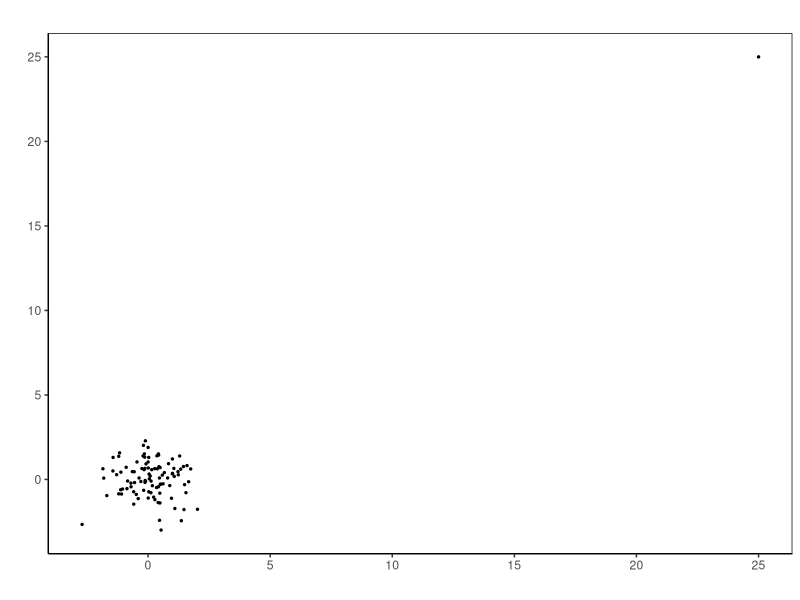
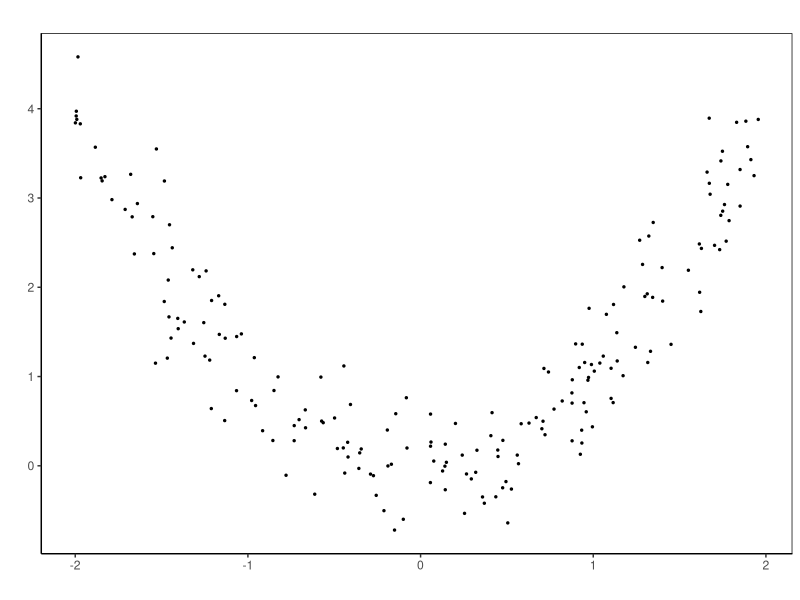

Source code (R) for these figures, in order:
# Setup ----------------------------------------------------------------

library(dplyr)
library(ggplot2)
library(data.table)
library(MASS)

my_seed <- 42


# Outlier Behavior (Figure 1) --------------------------------------------------------

set.seed(my_seed)

n <- 100
z <- mvrnorm(n, mu = c(0, 0), Sigma = matrix(c(1, 0, 0, 1), ncol = 2))
x <- z[, 1]
y <- z[, 2]

# All correlation measures near zero, as sample is drawn from a bivariate normal with rho = 0:
cor(x, y, method = "pearson")
cor(x, y, method = "spearman")
cor(x, y, method = "kendall")

# Large value added (outlier):
x <- append(x, 25)
y <- append(y, 25)

# Pearson detects a linear relationship now; others not that much affected:
cor(x, y, method = "pearson")
cor(x, y, method = "spearman")
cor(x, y, method = "kendall")

data.frame(x = x, y = y) %>% ggplot(aes(x = x, y = y)) +
  geom_point(size = 0.5) +
  theme_classic() +
  theme(panel.border = element_rect(color = "black", fill = NA, size = 0.5)) +
  labs(title = "", x = "", y = "")


# Correlation Coefficients for Nonmonotonic Relationship (Figure 2) ---------------------------------

set.seed(my_seed)

n <- 200
mean_x <- 0
sd_x <- sqrt(1)
mean_epsilon <- 0
sd_epsilon <- sqrt(0.2)

x <- runif(n, -2, 2)
epsilon <- rnorm(n, mean = mean_epsilon, sd = sd_epsilon)
y <- x^2 + epsilon

# Correlation coefficients close to 0 due to symmetry (nonmonotonic relationship):
cor(x, y, method = "pearson")
cor(x, y, method = "spearman")
cor(x, y, method = "kendall")

# Check correlation on positive/negative x-axis. Positive on the positive axis and vice versa:
df_positive <- data.frame(x = x, y = y) %>% dplyr::filter(x > 0)
df_negative <- data.frame(x = x, y = y) %>% dplyr::filter(x < 0)

cor(df_positive[, 1], df_positive[, 2], method = "pearson")
cor(df_positive[, 1], df_positive[, 2], method = "spearman")
cor(df_positive[, 1], df_positive[, 2], method = "kendall")

cor(df_negative[, 1], df_negative[, 2], method = "pearson")
cor(df_negative[, 1], df_negative[, 2], method = "spearman")
cor(df_negative[, 1], df_negative[, 2], method = "kendall")

data.frame(x = x, y = y) %>% ggplot(aes(x = x, y = y)) +
  geom_point(size = 0.5) +
  theme_classic() +
  theme(panel.border = element_rect(color = "black", fill = NA, size = 0.5)) +
  labs(title = "", x = "", y = "")